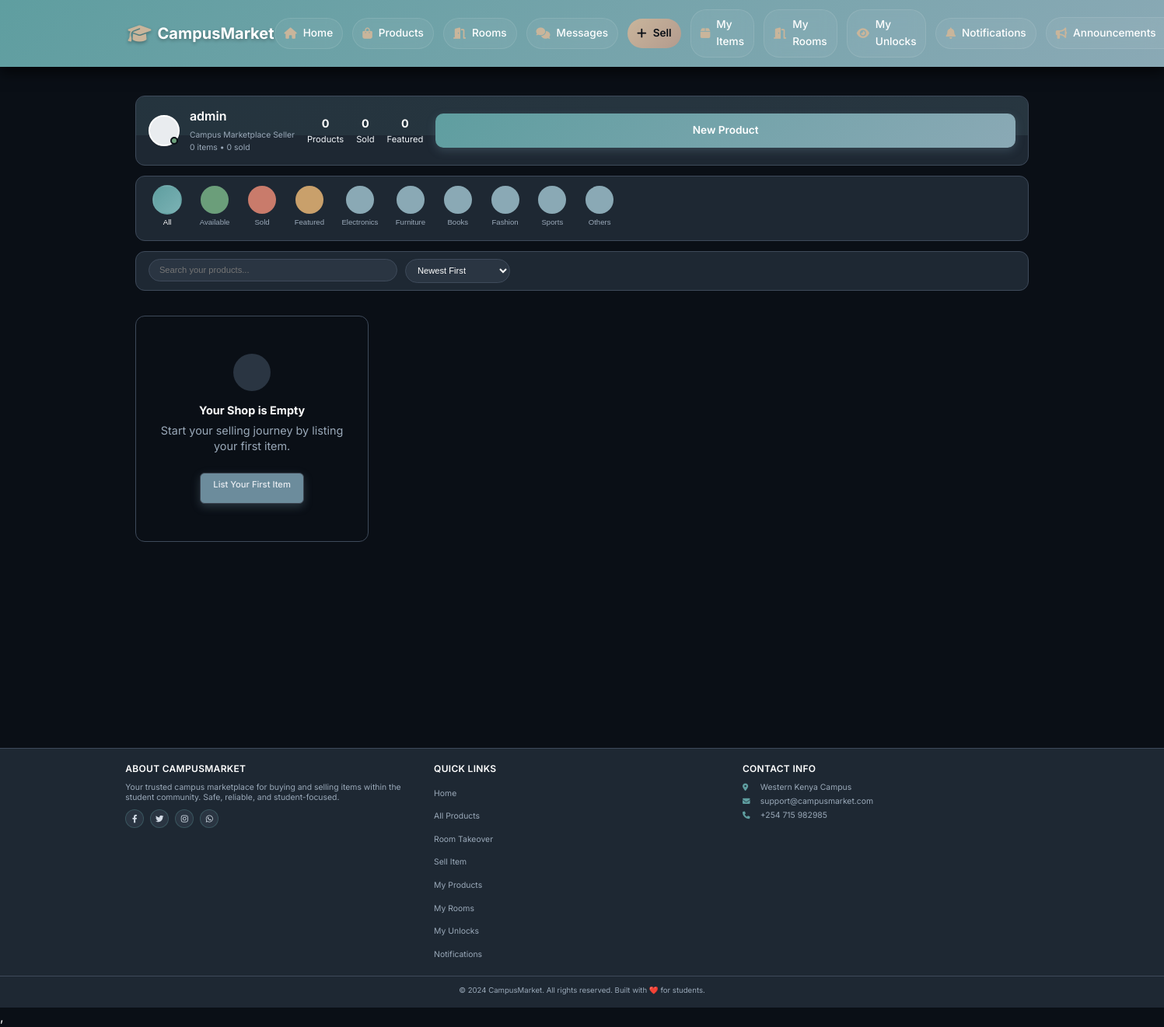
/my-products (signed in), run on an earlier commit of the app's database.
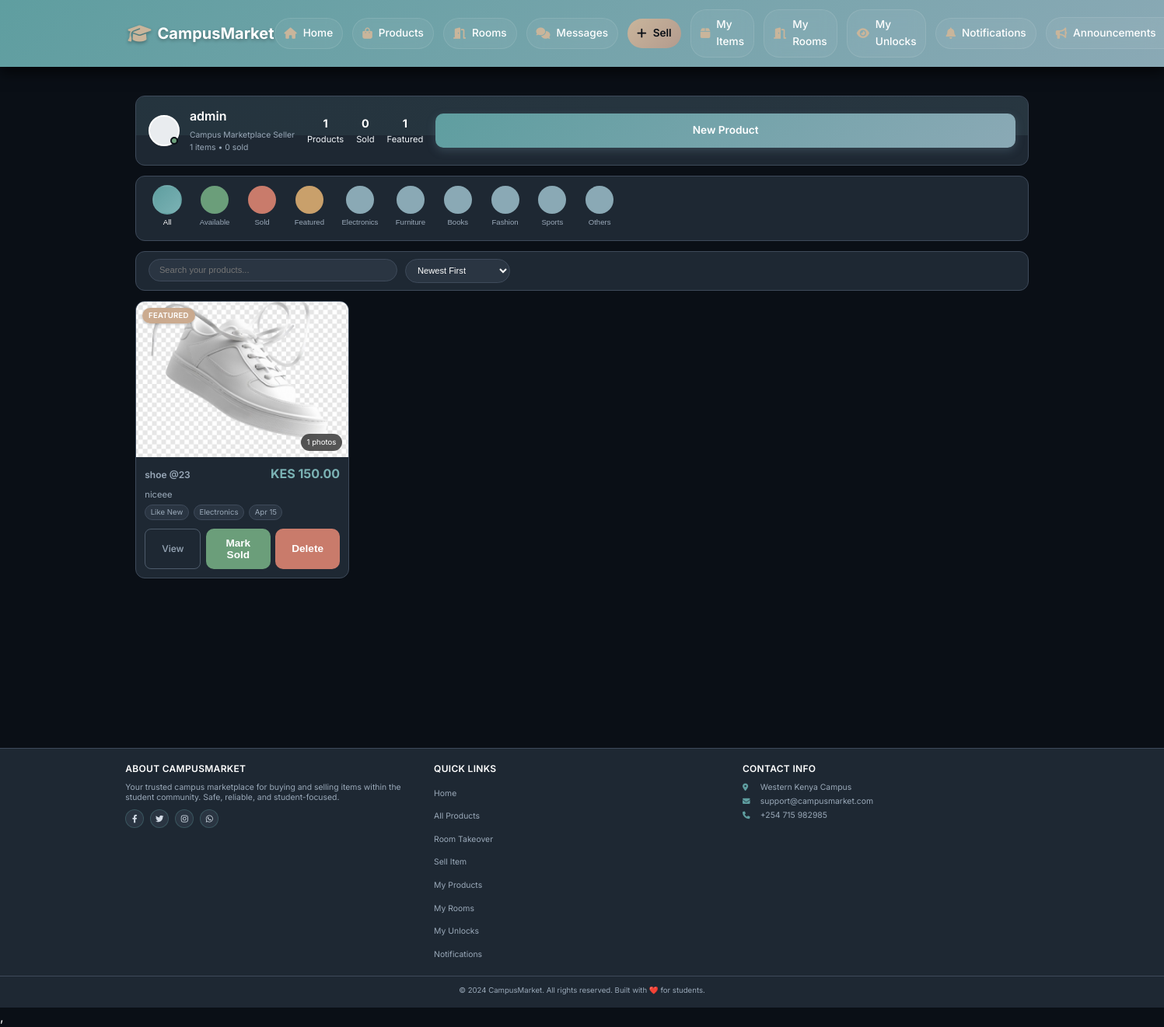
And on a later commit of the database.
### app/models.py (models this page shows, shortened)
class User(UserMixin, db.Model):
    __tablename__ = 'users'
    id = db.Column(db.Integer, primary_key=True)
    username = db.Column(db.String(80), unique=True, nullable=False)
    email = db.Column(db.String(120), unique=True, nullable=False)
    password_hash = db.Column(db.String(256))
    phone = db.Column(db.String(20))
    created_at = db.Column(db.DateTime, default=datetime.utcnow)
    google_id = db.Column(db.String(100), unique=True, nullable=True)
    profile_picture = db.Column(db.String(500), nullable=True)
    products = db.relationship('Product',
        foreign_keys='Product.seller_id',
        back_populates='seller',
        lazy=True
    )
    payments = db.relationship('Payment',
        back_populates='payment_user',
        lazy=True
    )
    phone_number = db.Column(db.String(20))
    campus_location = db.Column(db.String(100))
    hostel_name = db.Column(db.String(100))
    hostel_room = db.Column(db.String(20))
    whatsapp_number = db.Column(db.String(20))
    show_contact_details = db.Column(db.Boolean, default=True)
    contact_preference = db.Column(db.String(20), default='whatsapp')
    is_admin = db.Column(db.Boolean, default=False)
    conversations_as_buyer = db.relationship('Chat',
        foreign_keys='Chat.buyer_id',
        back_populates='buyer',
        lazy=True,
        cascade='all, delete-orphan'
    )
    conversations_as_seller = db.relationship('Chat',
        foreign_keys='Chat.seller_id',
        back_populates='seller',
        lazy=True,
        cascade='all, delete-orphan'
    )
    sent_messages = db.relationship('Message',
        foreign_keys='Message.sender_id',
        back_populates='sender',
        lazy=True,
        cascade='all, delete-orphan'
    )
    sent_offers = db.relationship('Offer',
        foreign_keys='Offer.buyer_id',
        back_populates='offer_buyer',
        lazy=True
    )
    received_offers = db.relationship('Offer',
        foreign_keys='Offer.seller_id',
        back_populates='offer_seller',
        lazy=True
    )

class Category(db.Model):
    __tablename__ = 'categories'
    id = db.Column(db.Integer, primary_key=True)
    name = db.Column(db.String(100), nullable=False)
    description = db.Column(db.Text)
    products = db.relationship('Product', back_populates='category', lazy=True)

class Product(db.Model):
    __tablename__ = 'products'
    id = db.Column(db.Integer, primary_key=True)
    title = db.Column(db.String(100), nullable=False)
    description = db.Column(db.Text)
    price = db.Column(db.Float, nullable=False)
    condition = db.Column(db.String(20))
    contact_info = db.Column(db.Text)
    is_fast_moving = db.Column(db.Boolean, default=False)
    is_active = db.Column(db.Boolean, default=True)
    is_sold = db.Column(db.Boolean, default=False)
    Token = db.Column(db.Float, nullable=False)
    category_id = db.Column(db.Integer, db.ForeignKey('categories.id'), nullable=False)
    seller_id = db.Column(db.Integer, db.ForeignKey('users.id'), nullable=False)
    image_group_id = db.Column(db.Integer, db.ForeignKey('product_image_groups.id'), nullable=True)
    created_at = db.Column(db.DateTime, default=datetime.utcnow)
    updated_at = db.Column(db.DateTime, default=datetime.utcnow, onupdate=datetime.utcnow)
    hostel_name = db.Column(db.String(100), nullable=False, default='')
    location = db.Column(db.String(100), nullable=False, default='')
    leave_date = db.Column(db.DateTime, nullable=False, default=datetime.utcnow)
    room_type = db.Column(db.String(20), default='single')
    deposit = db.Column(db.Float, default=0)
    commission_percentage = db.Column(db.Float, default=0)
    is_commission_listing = db.Column(db.Boolean, default=False)
    status = db.Column(db.String(20), default='available')
    agreement_user_id = db.Column(db.Integer, db.ForeignKey('users.id'), nullable=True)
    agreement_expires_at = db.Column(db.DateTime, nullable=True)
    booked_at = db.Column(db.DateTime, nullable=True)
    total_unlocks = db.Column(db.Integer, default=0)
    last_interest_update = db.Column(db.DateTime, default=datetime.utcnow)
    payments = db.relationship('Payment', back_populates='product', lazy=True, cascade="all, delete-orphan")
    chats = db.relationship('Chat', back_populates='product', lazy=True, cascade='all, delete-orphan')
    offers = db.relationship('Offer', back_populates='product', lazy=True, cascade='all, delete-orphan')
    unlocks = db.relationship(
    'ProductUnlock',
    back_populates='product',
    cascade='all, delete-orphan'
)
    notifications = db.relationship(
    'Notification',
    back_populates='product',
    cascade='all, delete-orphan'
)
    agreement_user = db.relationship('User', foreign_keys=[agreement_user_id])
    category = db.relationship('Category', back_populates='products')
    seller = db.relationship('User', foreign_keys=[seller_id], back_populates='products')
    image_group = db.relationship('ProductImageGroup', back_populates='product')
    @property
    def image(self):
        if self.image_group and self.image_group.images:
            return self.image_group.images[0].filename
        return None
    @property
    def images(self):
        if self.image_group:
            return self.image_group.images
        return []

class ProductImage(db.Model):
    __tablename__ = 'product_images'
    id = db.Column(db.Integer, primary_key=True)
    filename = db.Column(db.String(255), nullable=False)
    filepath = db.Column(db.String(500), nullable=False)
    uploaded_at = db.Column(db.DateTime, default=datetime.utcnow)
    group_id = db.Column(db.Integer, db.ForeignKey('product_image_groups.id'))
    group = db.relationship('ProductImageGroup', back_populates='images')

### app/products/routes.py (the view)
@products_bp.route('/my-products')
@cache.cached(timeout=60)
@login_required
def my_products_list():
    products = Product.query.filter_by(seller_id=current_user.id).order_by(Product.created_at.desc()).all()
    categories = Category.query.all()
    return render_template('products/my_products.html', products=products, categories=categories)

### app/templates/products/my_products.html (shortened to what this page needs)
{% extends "base.html" %}
{% block content %}
<div class="my-products-container">
    <div class="profile-header">
        <div class="header-background"></div>
        <div class="header-content">
            <div class="profile-main">
                <div class="profile-avatar">
                    <div class="avatar-circle"></div>
                    <div class="online-indicator"></div>
                </div>
                <div class="profile-details">
                    <h1 class="profile-name">{{ current_user.username }}</h1>
                    <div class="profile-bio">
                        <p>Campus Marketplace Seller</p>
                        <p>{{ products|length }} items • {{ products|selectattr('is_sold')|list|length }} sold</p>
                    </div>
                </div>
            </div>
            <div class="profile-stats">
                <div class="stat">
                    <span class="stat-number">{{ products|length }}</span>
                    <span class="stat-label">Products</span>
                </div>
                <div class="stat">
                    <span class="stat-number">{{ products|selectattr('is_sold')|list|length }}</span>
                    <span class="stat-label">Sold</span>
                </div>
                <div class="stat">
                    <span class="stat-number">{{ products|selectattr('is_fast_moving')|list|length }}</span>
                    <span class="stat-label">Featured</span>
                </div>
            </div>
            <a href="{{ url_for('products.create_product') }}" class="btn btn-primary add-product-btn">
                New Product
            </a>
        </div>
    </div>
    <div class="filter-tabs">
        <div class="filter-scroll">
            <button class="filter-btn active" data-filter="all">
                <div class="filter-circle all-circle"></div>
                <span>All</span>
            </button>
            <button class="filter-btn" data-filter="available">
                <div class="filter-circle available-circle"></div>
                <span>Available</span>
            </button>
            <button class="filter-btn" data-filter="sold">
                <div class="filter-circle sold-circle"></div>
                <span>Sold</span>
            </button>
            <button class="filter-btn" data-filter="featured">
                <div class="filter-circle featured-circle"></div>
                <span>Featured</span>
            </button>
            {% for category in categories %}
            <button class="filter-btn" data-filter="{{ category.name }}">
                <div class="filter-circle category-circle"></div>
                <span>{{ category.name }}</span>
            </button>
            {% endfor %}
        </div>
    </div>
    <div class="search-sort-bar">
        <div class="search-container">
            <input type="text" id="searchInput" placeholder="Search your products...">
        </div>
        <div class="sort-container">
            <select id="sortSelect" class="sort-select">
                <option value="newest">Newest First</option>
            </select>
        </div>
    </div>
    <div class="products-section">
        {% if products %}
            <div class="products-grid" id="productsGrid">
                {% for product in products %}
                    <div class="product-card"
                         data-status="{{ 'sold' if product.is_sold else 'available' }}"
                         data-category="{{ product.category.name if product.category else 'Other' }}"
                         data-featured="{{ 'true' if product.is_fast_moving else 'false' }}"
                         data-name="{{ product.title.lower() }}"
                         data-price="{{ product.price }}"
                         data-date="{{ product.created_at.timestamp() }}"
                         data-product-id="{{ product.id }}">
                        <div class="product-image-section" onclick="openImageGallery({{ product.id }}, [
                            {% if product.image %}
                                '{{ url_for('static', filename='uploads/product_images/' + product.image) }}'
                                {% if product.images %}
                                    {% for img in product.images %}
                                        , '{{ url_for('static', filename='uploads/product_images/' + img.filename) }}'
                                    {% endfor %}
                                {% endif %}
                            {% endif %}
                        ])">
                            {% if product.image %}
                                <img src="{{ url_for('static', filename='uploads/product_images/' + product.image) }}"
                                     alt="{{ product.title }}"
                                     class="product-image"
                                     onerror="this.style.display='none'; this.nextElementSibling.style.display='flex';">
                            {% endif %}
                            <div class="product-badges">
                                {% if product.is_sold %}
                                <div class="badge sold">
                                    <span>Sold on {{ product.updated_at.strftime('%b %d, %Y') if product.updated_at else product.created_at.strftime('%b %d, %Y') }}</span>
                                </div>
                                {% elif product.is_fast_moving %}
                                <div class="badge featured">
                                    <span>Featured</span>
                                </div>
                                {% endif %}
                            </div>
                            {% if product.images %}
                            <div class="multiple-images-indicator">
                                <span>{{ product.images|length }} photos</span>
                            </div>
                            {% endif %}
                        </div>
                        <div class="product-content">
                            <div class="product-header">
                                <h3 class="product-title">{{ product.title }}</h3>
                                <div class="product-price">KES {{ "{:,.2f}".format(product.price) }}</div>
                            </div>
                            <p class="product-description">
                                {{ product.description[:120] }}{% if product.description|length > 120 %}...{% endif %}
                            </p>
                            <div class="product-meta">
                                <span class="meta-item">{{ product.condition|replace('_', ' ')|title }}</span>
                                <span class="meta-item">{{ product.category.name if product.category else 'General' }}</span>
                                <span class="meta-item">{{ product.created_at.strftime('%b %d') }}</span>
                            </div>
                            <div class="product-actions">
                                <a href="{{ url_for('products.view_product', product_id=product.id) }}" class="btn btn-view">View</a>
                                {% if not product.is_sold %}
                                <button class="btn btn-mark-sold" onclick="markAsSold({{ product.id }})">Mark Sold</button>
                                {% endif %}
                                <button class="btn btn-delete" onclick="deleteProduct({{ product.id }})">Delete</button>
                            </div>
                        </div>
                    </div>
                {% endfor %}
            </div>
        {% else %}
            <div class="empty-state">
                <div class="empty-illustration"></div>
                <h3>Your Shop is Empty</h3>
                <p>Start your selling journey by listing your first item.</p>
                <a href="{{ url_for('products.create_product') }}" class="btn btn-primary">List Your First Item</a>
            </div>
        {% endif %}
    </div>
</div>
{% endblock %}

What changed in the data, as far as the page shows it:
added Product: filename (picture), is_sold "FEATURED", images|length "1", title "shoe @23", price "150.00", description "niceee", condition "Like New", category "Electronics", created_at "Apr 15"
Also different on the page:
{{ products|length }}: "0" → "1"
{{ products|selectattr('is_fast_moving')|list|length }}: "0" → "1"
text no longer shown: "Your Shop is Empty Start your selling journey by listing your first item. List Your First Item"
